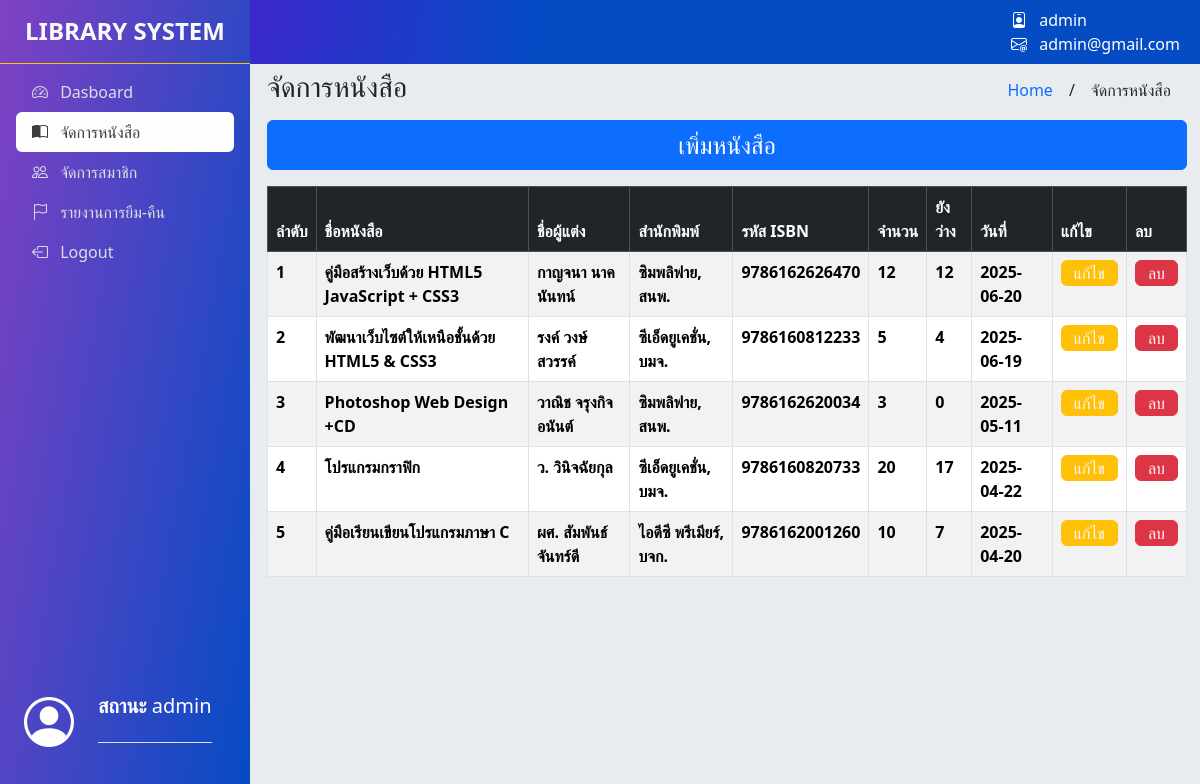
/admin/manage_books.php?page=manage_books (signed in), run on the app's committed database.
### tables this page shows
CREATE TABLE `books` (
  `id` int(11) NOT NULL COMMENT 'ID หนังสือ',
  `title` varchar(255) NOT NULL COMMENT 'ชื่อหนังสือ',
  `author` varchar(100) DEFAULT NULL COMMENT 'ชื่อผู้แต่ง',
  `publisher` varchar(100) DEFAULT NULL COMMENT 'สำนักพิมพ์',
  `isbn` varchar(20) DEFAULT NULL COMMENT 'รหัส ISBN ของหนังสือ',
  `total_copies` int(11) DEFAULT NULL COMMENT 'จำนวนหนังสือ',
  `available_copies` int(11) DEFAULT NULL COMMENT 'จำนวนหนังสือที่ยังว่างให้ยืม',
  `created_at` date NOT NULL DEFAULT current_timestamp() COMMENT 'วันที่เพิ่มหนังสือเข้าระบบ'
);

### includes/database.php (called while the page is built, shortened)
<?php
class Database{
    private $hostname = "localhost";
    private $username = "root";
    private $password = "";
    private $database = "db_library_system";
    public function connect()
    {
        $this->conn = mysqli_connect(
            $this->hostname,
            $this->username,
            $this->password,
            $this->database
        );
        mysqli_set_charset($this->conn, "utf8");
        return $this->conn;
    }
}
?>

### includes/book.php (called while the page is built, shortened)
<?php
class Book {
    public function select_books($conn)
    {
        $sql = "SELECT * FROM books AS b
                ORDER BY b.id DESC";
        $result = mysqli_query($conn, $sql);
        $books = [];
        if (mysqli_num_rows($result) > 0)
        {
            while ($row = mysqli_fetch_assoc($result))
            {
                $books[] = $row;
            }
            return $books;
        }
        return [];
    }
}
?>

### admin/manage_books.php (the view, shortened to what this page needs)
<?php
include_once('../includes/database.php');
include_once('../includes/book.php');
?>
<!DOCTYPE html>
<html lang="en">
<head>
    <link href="../assets/bootstrap-5.3.5-dist/css/bootstrap.min.css" rel="stylesheet">
    <link rel="stylesheet" href="../assets/bootstrap-icons-1.11.3/font/bootstrap-icons.min.css">
    <link rel="stylesheet" href="../assets/css/custom-main.css">
</head>
<body class="bg-body-secondary">
    <?php include_once('../partials/navbar-admin.php') ?>
    <?php include_once('../partials/sidebar-admin.php'); ?>
    <main class="content">
        <div class="container-fluid ps-4" style="margin-top: 70px; padding-right: 25px;">
            <div class="row pb-2">
                <div class="col-6 p-0">
                    <h3>จัดการหนังสือ</h3>
                </div>
                <div class="col-6 p-0">
                    <ul class="nav justify-content-end">
                        <li class="nav-item">
                            <a href="#" class="nav-link text-primary">Home</a>
                        </li>
                        <li class="nav-item">
                            <span class="nav-link text-dark px-0">/</span>
                        </li>
                        <li class="nav-item">
                            <a href="#" class="nav-link text-dark">จัดการหนังสือ</a>
                        </li>
                    </ul>
                </div>
            </div>
            <div class="row pb-3">
                <div class="col-12 p-0">
                    <button type="button" class="btn btn-primary w-100" style="font-size: 1.5rem;" data-bs-toggle="modal" data-bs-target="#addBook">เพิ่มหนังสือ</button>
                </div>
            </div>
            <div class="row">
                <div class="col-12 p-0">
                    <div class="table-responsive-xxl">
                        <table class="table table-striped table-hover table-bordered">
                            <thead>
                                <tr class="table-dark">
                                    <th>ลำดับ</th>
                                    <th>ชื่อหนังสือ</th>
                                    <th>ชื่อผู้แต่ง</th>
                                    <th>สำนักพิมพ์</th>
                                    <th>รหัส ISBN</th>
                                    <th>จำนวน</th>
                                    <th>ยังว่าง</th>
                                    <th>วันที่</th>
                                    <th>แก้ไข</th>
                                    <th>ลบ</th>
                                </tr>
                            </thead>
                            <tbody>
                                <?php
                                $book = new Book();
                                $db = new Database();
                                $rows = $book->select_books($db->conn);
                                $numBook = 1;
                                if (count($rows) > 0) {
                                    foreach ($rows as $row) {
                                        echo "<tr id='row{$numBook}'>
                                                <th>{$numBook}</th>
                                                <th>{$row['title']}</th>
                                                <th>{$row['author']}</th>
                                                <th>{$row['publisher']}</th>
                                                <th>{$row['isbn']}</th>
                                                <th>{$row['total_copies']}</th>
                                                <th>{$row['available_copies']}</th>
                                                <th>{$row['created_at']}</th>
                                                <th><button class='btn btn-warning text-light py-0 edit-book' data-row='row{$numBook}' data-id='{$row['id']}' data-bs-toggle='modal' data-bs-target='#modalEditBook'>แก้ไข</button></th>
                                                <td><a href='actions_book/del_book.php?id={$row['id']}' class='btn btn-danger text-light py-0'>ลบ</a></td>
                                              </tr>";
                                        $numBook++;
                                    }
                                }
                                ?>
                            </tbody>
                        </table>
                    </div>
                </div>
            </div>
        </div>
    </main>
</body>
</html>

### assets/css/custom-main.css (style rules this page uses)
.hover-link-main, .nav-link { color: rgb(220, 224, 228); }
.content { margin-left: 255px; }

### data on the page
books: title "คู่มือสร้างเว็บด้วย HTML5 JavaScript + CSS3", author "กาญจนา นาคนันทน์", publisher "ซิมพลิฟาย, สนพ.", isbn "9786162626470", total_copies "12", available_copies "12", created_at "2025-06-20"
books: title "พัฒนาเว็บไซต์ให้เหนือชั้นด้วย HTML5 & CSS3", author "รงค์ วงษ์สวรรค์", publisher "ซีเอ็ดยูเคชั่น, บมจ.", isbn "9786160812233", total_copies "5", available_copies "4", created_at "2025-06-19"
books: title "Photoshop Web Design +CD", author "วาณิช จรุงกิจอนันต์", publisher "ซิมพลิฟาย, สนพ.", isbn "9786162620034", total_copies "3", available_copies "0", created_at "2025-05-11"
books: title "โปรแกรมกราฟิก", author "ว. วินิจฉัยกุล", publisher "ซีเอ็ดยูเคชั่น, บมจ.", isbn "9786160820733", total_copies "20", available_copies "17", created_at "2025-04-22"
books: title "คู่มือเรียนเขียนโปรแกรมภาษา C", author "ผศ. สัมพันธ์ จันทร์ดี", publisher "ไอดีซี พรีเมียร์, บจก.", isbn "9786162001260", total_copies "10", available_copies "7", created_at "2025-04-20"

### other printed values
$_SESSION['user']['userName'] "admin"
$_SESSION['user']['email'] "admin@gmail.com"
$_SESSION['user']['role'] "admin"
